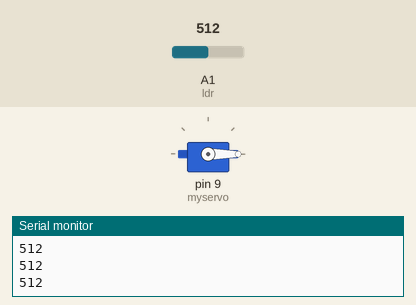
Bench run of a sketch on a simulated Arduino Uno, built with avr-gcc and run on an emulated ATmega328P. Parts: servo, the last lines printed to the serial monitor. Inputs (shaded band) come from the test bench; at power-on: A1 (ldr) = 512.

Above: at 1.2 s.
1.3 s: A1 (ldr) set to 32
2.8 s: A1 (ldr) set to 26
At 3.06 s:
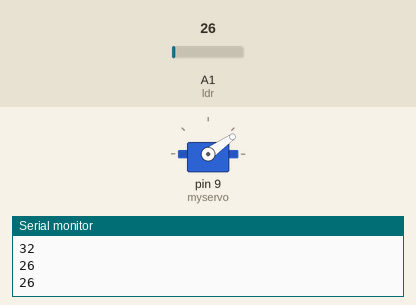
5.8 s: A1 (ldr) set to 122
At 6.6 s:
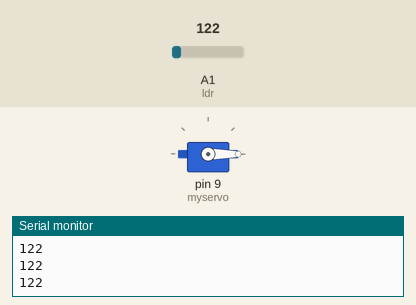
7.3 s: A1 (ldr) set to 20
At 7.58 s:
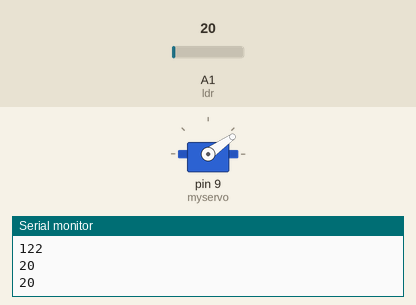
Timing chart, 0 to 11.3 s (numbered marks = the images above; inputs shaded):
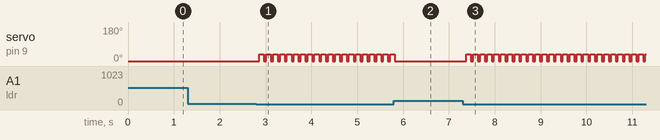

The sketch:

Arduino_Code.ino
```cpp
#include <Servo.h>
#define unpress_angle 0
#define press_angle 35
int ldr=A1;
int data;
Servo myservo; // create servo object to control a servo
void setup()
{
  pinMode(ldr,INPUT);
  Serial.begin(9600);
  myservo.attach(9);
  myservo.write(unpress_angle);
}
void loop(){
  data=analogRead(ldr);
  Serial.println(data);
  myservo.write(unpress_angle); // unpress the button
  delay(50);
 if(data<30)
   {
     myservo.write(press_angle); // press the button
     delay(100); // waits 100ms for the servo to reach the position
  }
}
```

Measured:
- the behaviour switches between 30 and 29 on A1 (ldr) (found by bisection; images 0 and 1)
- after the input at 2.8 s, servo on pin 9 (myservo): alternates 35° for 0.10 s and 0° for 0.05 s, starting after 0.07 s
- after the input at 5.8 s, servo on pin 9 (myservo): goes on until 5.8 s, then stays 0°
- after the input at 7.3 s, servo on pin 9 (myservo): alternates 35° for 0.10 s and 0° for 0.05 s, starting after 0.08 s
